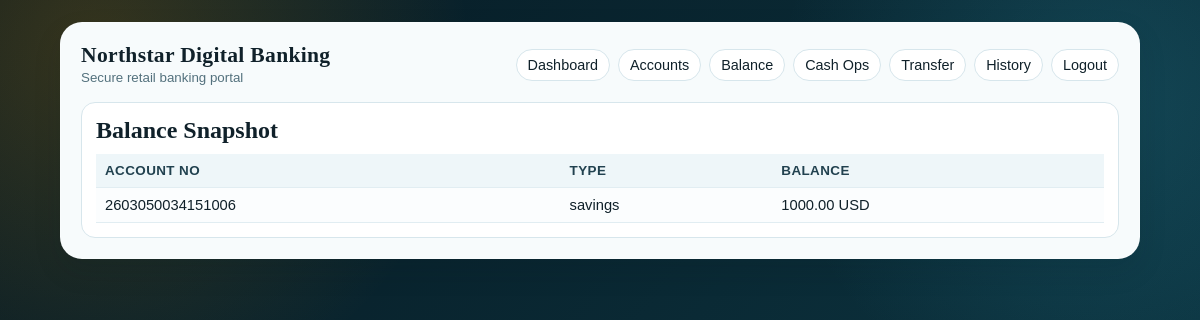
The page /balance (signed in) on the database as committed earlier.
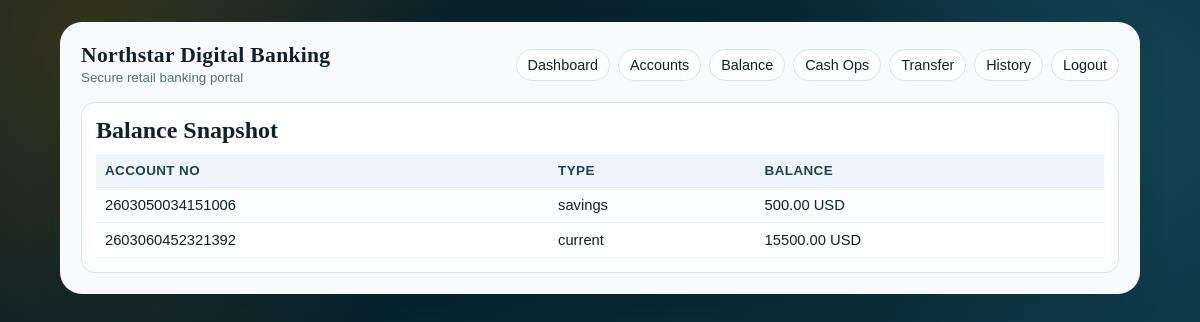
The same page on the database as committed later.
### models.py (models this page shows)
class Account(db.Model):
    __tablename__ = "account"
    __table_args__ = (
        CheckConstraint("account_type IN ('savings', 'current')", name="ck_account_type"),
        CheckConstraint("status IN ('active', 'frozen', 'closed')", name="ck_account_status"),
        CheckConstraint("balance >= 0", name="ck_account_balance_non_negative"),
    )
    account_id = db.Column(db.Integer, primary_key=True, autoincrement=True)
    customer_id = db.Column(db.Integer, db.ForeignKey("customer.customer_id"), nullable=False)
    account_number = db.Column(db.String(30), nullable=False, unique=True)
    account_type = db.Column(db.String(20), nullable=False)
    currency_code = db.Column(db.String(3), nullable=False, default="USD")
    balance = db.Column(db.Numeric(12, 2), nullable=False, default=0)
    status = db.Column(db.String(20), nullable=False, default="active")
    opened_at = db.Column(db.DateTime, nullable=False, default=datetime.utcnow)
    closed_at = db.Column(db.DateTime, nullable=True)

### app.py (the view)
@app.route("/balance")
@login_required
def balance():
    customer = current_customer()
    account_list = Account.query.filter_by(customer_id=customer.customer_id).order_by(Account.account_id).all()
    return render_template("balance.html", accounts=account_list)

### app.py (called while the page is built)
def login_required(view_func):
    @wraps(view_func)
    def wrapped(*args, **kwargs):
        if not session.get("customer_id"):
            return redirect(url_for("login"))
        return view_func(*args, **kwargs)
    return wrapped

def current_customer():
    cid = session.get("customer_id")
    if not cid:
        return None
    return Customer.query.get(cid)

### templates/balance.html
{% extends "base.html" %}
{% block content %}
<section class="panel">
  <h2>Balance Snapshot</h2>
  <div class="table-wrap">
    <table>
      <tr><th>Account No</th><th>Type</th><th>Balance</th></tr>
      {% for a in accounts %}
      <tr><td>{{ a.account_number }}</td><td>{{ a.account_type }}</td><td>{{ a.balance }} {{ a.currency_code }}</td></tr>
      {% endfor %}
    </table>
  </div>
</section>
{% endblock %}

Rows that differ between the two databases and show on the page:
changed Account "savings": balance "1000.00" → "500.00"
added Account: account_number "2603060452321392", account_type "current", balance "15500.00", currency_code "USD"
